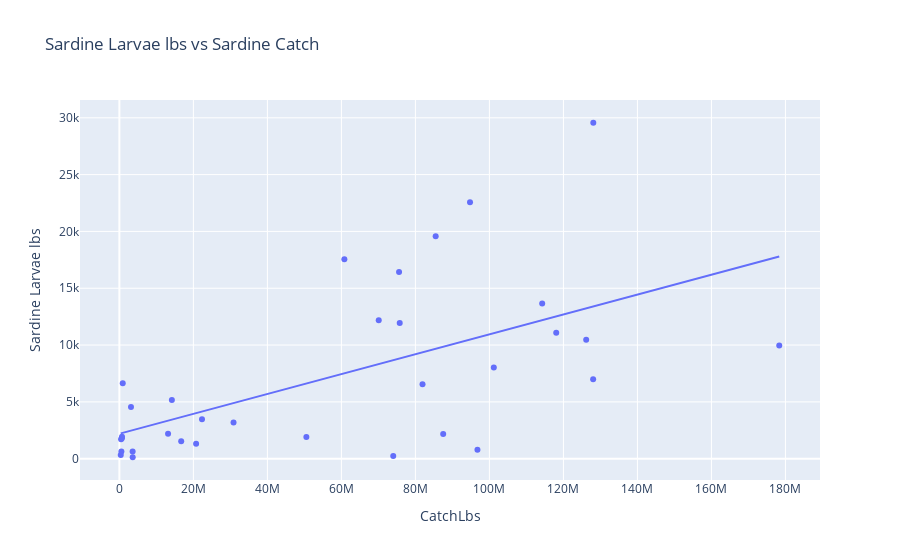

Notebook source saved alongside this figure:
### Markdown cell above
We want to see if there is any relationships between sardine larvae and sardine catch. We can propose our hypothesis as that there is a linear correlation between these two variables: as there is more sardine larvae to be found within a single given year, it is expected that there is more sardine to be caught that year and vice versa. We can visualize this as follows:

### Code cell
X = sardine_data['CatchLbs'].values.reshape(-1,1)
Y = sardine_data['Sardine Larvae lbs'].values.reshape(-1,1)
linear_regressor = LinearRegression()
linear_regressor.fit(X, Y)
Y_pred = linear_regressor.predict(X)
Y = np.array(Y).reshape(-1,)
X = np.array(X).reshape(-1,)

fig = px.scatter(sardine_data, x='CatchLbs', y='Sardine Larvae lbs', trendline="ols", title ='Sardine Larvae lbs vs Sardine Catch')
fig.show()
print("Pearson Correlation:", stats.pearsonr(X, Y))

### Figure 1 — Plotly figure (JSON) as saved in the notebook; plotly's stock layout.template omitted (floating-point values rounded to 4 significant figures)
{"data": [{"hovertemplate": "CatchLbs=%{x}<br>Sardine Larvae lbs=%{y}<extra></extra>", "legendgroup": "", "marker": {"color": "#636efa", "symbol": "circle"}, "mode": "markers", "name": "", "orientation": "v", "showlegend": false, "type": "scatter", "x": [707585, 461755, 899724, 3134151, 14182046, 20735063, 30849762, 22326632, 87510828, 70086201, 94759414, 85479461, 128080138, 118056834, 114267247, 128035475, 75762548, 96768856, 75585847, 101189339, 178334197, 126156964, 81927250, 74010908, 60800471, 50531814, 13154107, 16705045, 3575961, 367551, 666988, 542672, 3595952], "xaxis": "x", "y": [1924.0, 1706.0, 6646.0, 4541.0, 5171.0, 1327.0, 3185.0, 3483.0, 2169.0, 12180.0, 22580.0, 19580.0, 29560.0, 11080.0, 13660.0, 6994.0, 11930.0, 795.7, 16430.0, 8025.0, 9952.0, 10480.0, 6549.0, 249.3, 17560.0, 1919.0, 2196.0, 1542.0, 633.6, 317.5, 1795.0, 629.1, 128.5], "yaxis": "y"}, {"hovertemplate": "<b>OLS trendline</b><br>Sardine Larvae lbs = 8.75084e-05 * CatchLbs + 2195.66<br>R<sup>2</sup>=0.355866<br><br>CatchLbs=%{x}<br>Sardine Larvae lbs=%{y} <b>(trend)</b><extra></extra>", "legendgroup": "", "marker": {"color": "#636efa", "symbol": "circle"}, "mode": "lines", "name": "", "showlegend": false, "type": "scatter", "x": [367551, 461755, 542672, 666988, 707585, 899724, 3134151, 3575961, 3595952, 13154107, 14182046, 16705045, 20735063, 22326632, 30849762, 50531814, 60800471, 70086201, 74010908, 75585847, 75762548, 81927250, 85479461, 87510828, 94759414, 96768856, 101189339, 114267247, 118056834, 126156964, 128035475, 128080138, 178334197], "xaxis": "x", "y": [2228.0, 2236.0, 2243.0, 2254.0, 2258.0, 2274.0, 2470.0, 2509.0, 2510.0, 3347.0, 3437.0, 3657.0, 4010.0, 4149.0, 4895.0, 6618.0, 7516.0, 8329.0, 8672.0, 8810.0, 8826.0, 9365.0, 9676.0, 9854.0, 10490.0, 10660.0, 11050.0, 12200.0, 12530.0, 13240.0, 13400.0, 13400.0, 17800.0], "yaxis": "y"}], "layout": {"legend": {"tracegroupgap": 0}, "title": {"text": "Sardine Larvae lbs vs Sardine Catch"}, "xaxis": {"anchor": "y", "domain": [0, 1], "title": {"text": "CatchLbs"}}, "yaxis": {"anchor": "x", "domain": [0, 1], "title": {"text": "Sardine Larvae lbs"}}}}
